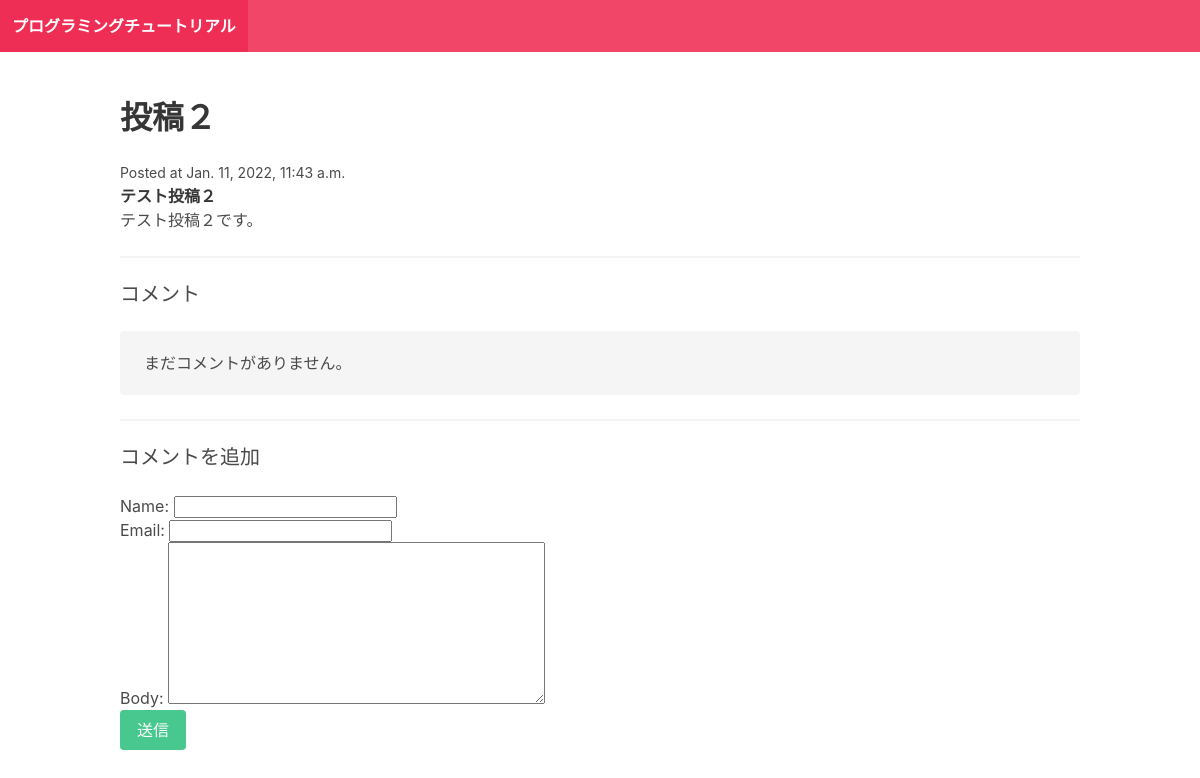
/post-2/, run on an earlier commit of the app's database.
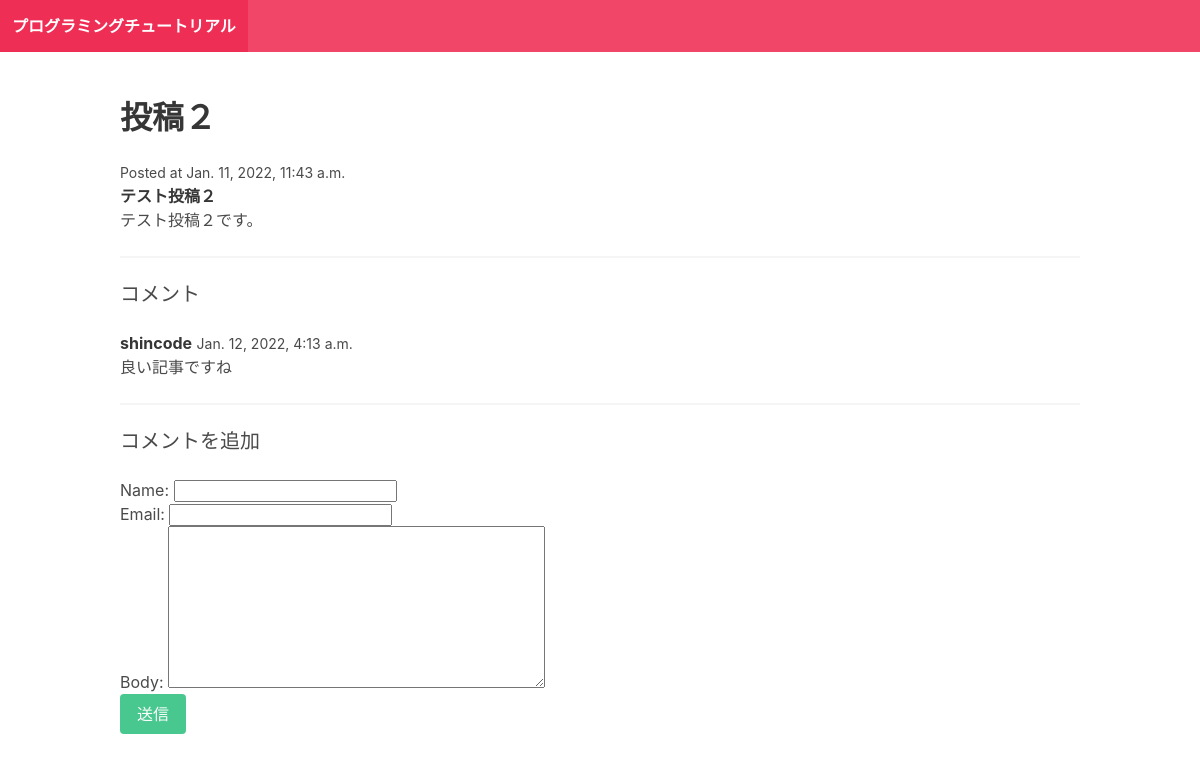
And on a later commit of the database.
### blog/models.py (models this page shows)
class Post(models.Model):
    title = models.CharField(max_length=255)
    slug = models.SlugField()
    intro = models.TextField()
    body = models.TextField()
    data_added = models.DateTimeField(auto_now_add=True)
    class Meta:
        ordering = ["-data_added"]

class Comment(models.Model):
    post = models.ForeignKey(
        Post, related_name="comments", on_delete=models.CASCADE)
    name = models.CharField(max_length=255)
    email = models.EmailField()
    body = models.TextField()
    data_added = models.DateTimeField(auto_now_add=True)
    class Meta:
        ordering = ["-data_added"]

### blog/views.py (the view)
# urls.py: path("<slug:slug>/", post_detail, name="post_detail")
def post_detail(request, slug):
    post = Post.objects.get(slug=slug)
    if request.method == "POST":
        form = CommentForm(request.POST)
        if form.is_valid():
            comment = form.save(commit=False)
            comment.post = post
            comment.save()
            return redirect("post_detail", slug=post.slug)
    else:
        form = CommentForm()
    return render(request, "blog/post_detail.html", {"post": post, "form": form})

### blog/forms.py
class CommentForm(forms.ModelForm):
    class Meta:
        model = Comment
        fields = ["name", "email", "body"]

### blog/templates/blog/post_detail.html
{% extends "blog/base.html" %} {% block content %}
<h1 class="title">{{post.title}}</h1>
<small>Posted at {{post.data_added}}</small>
<p><strong>{{post.intro}}</strong></p>
<p>{{post.body}}</p>
<hr />
<h2 class="subtitle">コメント</h2>
{% for comment in post.comments.all%}
<article class="media">
  <div class="media-content">
    <div class="content">
      <p>
        <strong>{{comment.name}}</strong> <small>{{comment.data_added}}</small>
        <br />
        {{comment.body}}
      </p>
    </div>
  </div>
</article>
{% empty %}
<div class="notification">
  <p>まだコメントがありません。</p>
</div>
{% endfor %}
<hr />
<h2 class="subtitle">コメントを追加</h2>
<form action="." method="post">
  {% csrf_token%} {{form.as_p}}
  <div class="field">
    <div class="control">
      <button class="button is-success">送信</button>
    </div>
  </div>
</form>
{% endblock %}

### blog/templates/blog/base.html (shortened to what this page needs)
<!DOCTYPE html>
<html lang="en">
  <head>
    <link
      rel="stylesheet"
      href="https://cdn.jsdelivr.net/npm/bulma@0.9.3/css/bulma.min.css"
    />
  </head>
  <body>
    <nav class="navbar is-danger">
      <div class="navbar-brand">
        <a href="/" class="navbar-item"
          ><strong>プログラミングチュートリアル</strong></a
        >
      </div>
    </nav>
    <section class="section">
      <div class="container">{% block content %} {% endblock %}</div>
    </section>
  </body>
</html>

What changed in the data, as far as the page shows it:
added Comment: name "shincode", data_added "Jan. 12, 2022, 4:13 a.m.", body "良い記事ですね"
Also different on the page:
text no longer shown: "まだコメントがありません。"
